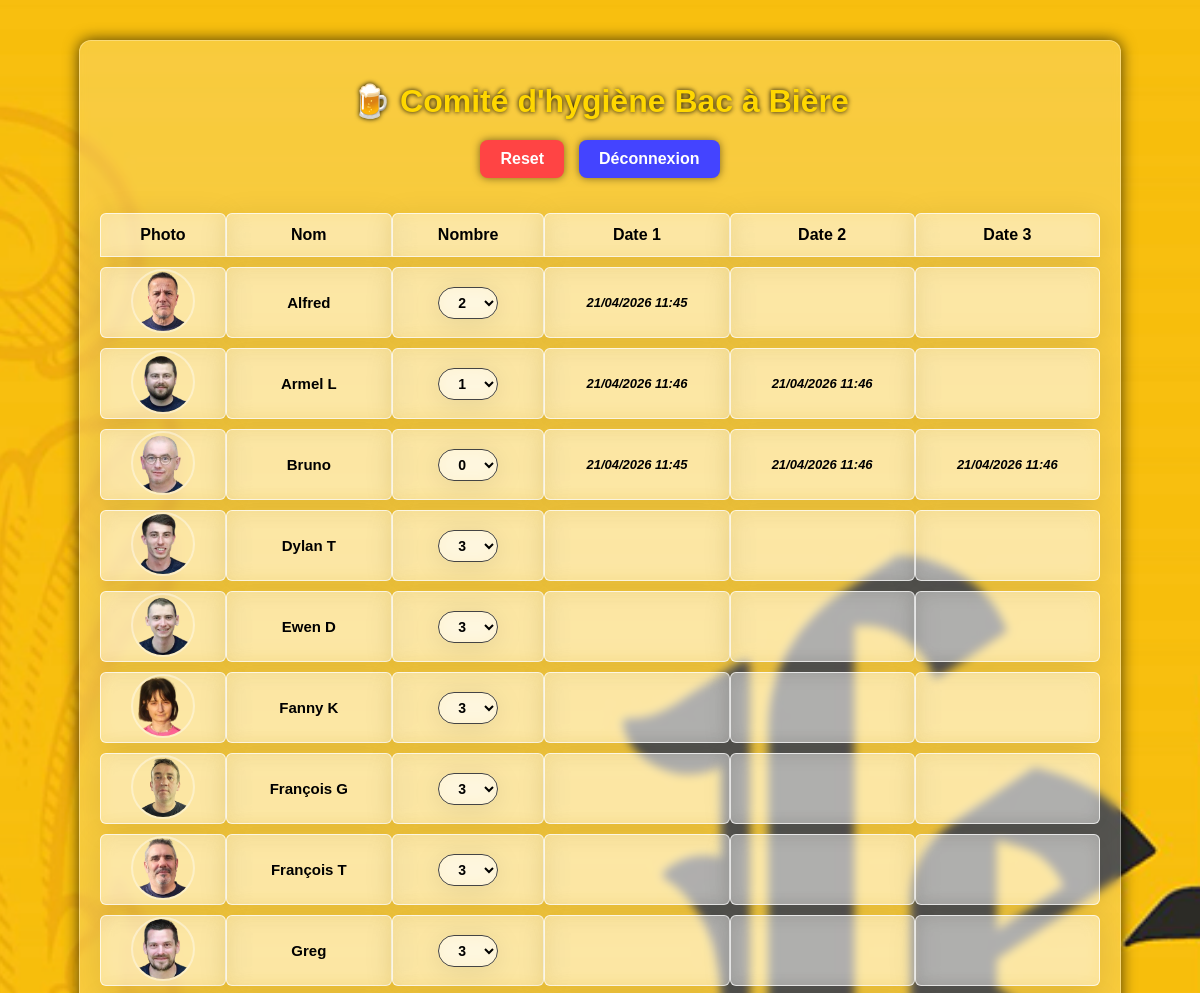
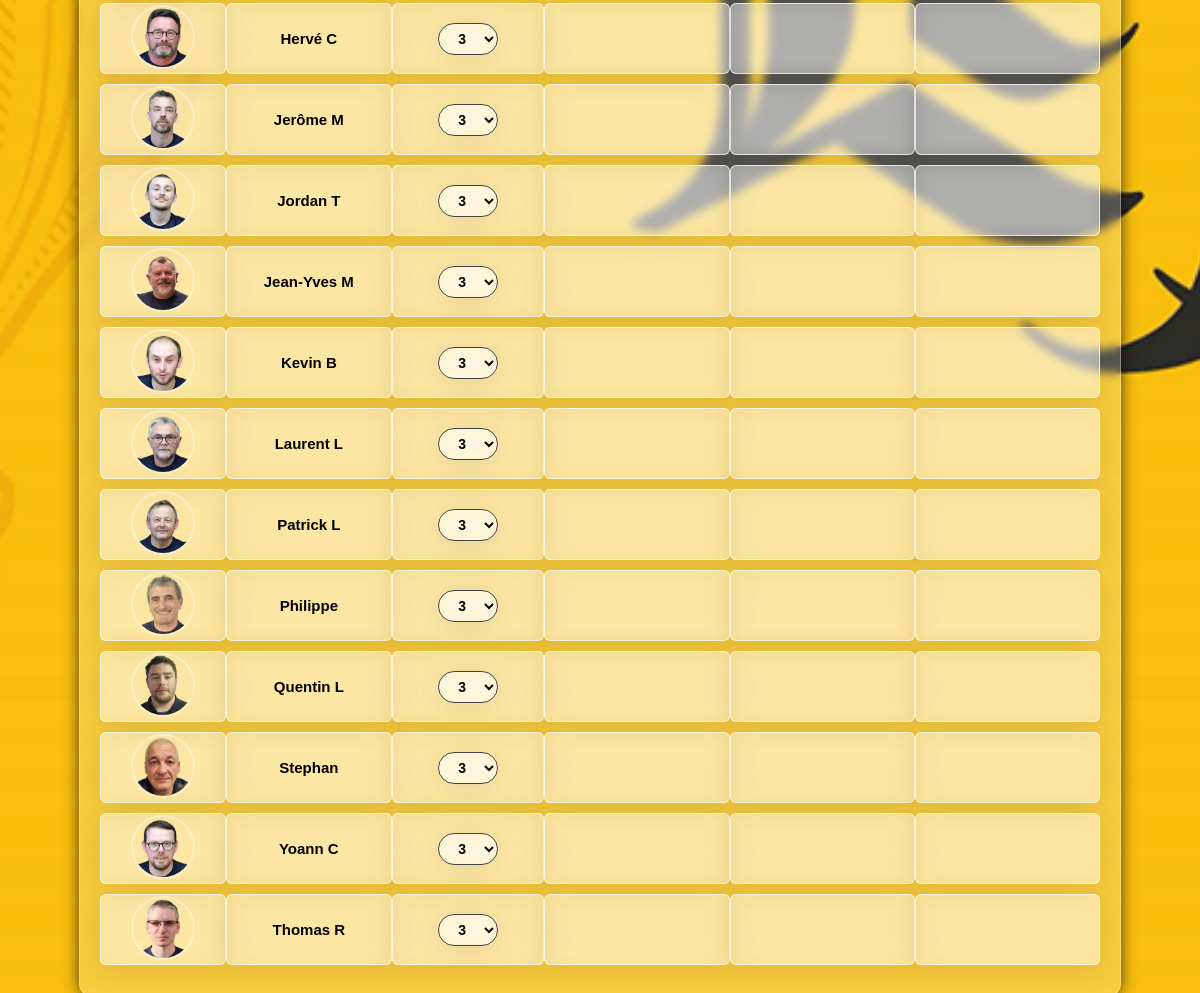
Screenshot of /admin/chbb (signed in) with the database file from the repository (2 pictures, top to bottom).
### app.py (models this page shows)
class Player(db.Model):
    id = db.Column(db.Integer, primary_key=True)
    name = db.Column(db.String(100))
    mail = db.Column(db.String(200))
    photo = db.Column(db.String(200), default="/static/img/default.png")
    sexe = db.Column(db.String(1), default="M")
    actif = db.Column(db.Boolean, default=True)
    team = db.Column(db.String(1))  # "A", "B" ou NULL
    force_team_b = db.Column(db.Boolean, default=False)
    card_background = db.Column(db.String(200))
    card_video = db.Column(db.String(200), nullable=True)
    duel = db.Column(db.Integer, default=0)
    goal = db.Column(db.Integer, default=0)
    goal_won = db.Column(db.Integer, default=0)
    matches = db.Column(db.Integer, default=0)
    matches_duel = db.Column(db.Integer, default=0)
    matches_goal = db.Column(db.Integer, default=0)
    wins = db.Column(db.Integer, default=0)
    losses = db.Column(db.Integer, default=0)
    elo = db.Column(db.Integer, default=1000)
    membre_club = db.Column(db.Boolean, default=True)
    interclub = db.Column(db.Boolean, default=False)
    interclub_wins = db.Column(db.Integer, default=0)
    atelier_duel = db.Column(db.Boolean, default=True)
    atelier_goal = db.Column(db.Boolean, default=True)
    external_club = db.Column(db.String(100))
    club_logo = db.Column(db.String(200))
    dette = db.Column(db.Float, default=0)
    chbb = db.Column(db.Boolean, default=False)
    chbb_count = db.Column(db.Integer, default=3)
    chbb_date1 = db.Column(db.String(50))
    chbb_date2 = db.Column(db.String(50))
    chbb_date3 = db.Column(db.String(50))

### app.py (the view)
@app.route("/admin/chbb")
def admin_chbb():
    if not session.get("chbb_auth"):
        return redirect("/admin/chbb/login")
    players = Player.query.filter_by(
        membre_club=True,
        chbb=True,
        actif=True
    ).all()
    return render_template("chbb.html", players=players)

### app.py (called while the page is built)
@app.after_request
def add_header(response):
    response.headers["Cache-Control"] = "no-store"
    return response

### templates/chbb.html (shortened to what this page needs)
{% extends "base.html" %}
{% block content %}
<div class="chbb-container">
    <h1>🍺 Comité d'hygiène Bac à Bière</h1>
    <div class="chbb-actions">
        <a href="/admin/chbb/reset" class="btn-reset">
            Reset
        </a>
        <a href="/admin/chbb/logout" class="btn-logout">
            Déconnexion
        </a>
    </div>
    <table class="chbb-table">
        <thead>
            <tr>
                <th>Photo</th>
                <th>Nom</th>
                <th>Nombre</th>
                <th>Date 1</th>
                <th>Date 2</th>
                <th>Date 3</th>
            </tr>
        </thead>
        <tbody>
            {% for player in players %}
            <tr>
                <td>
                    <img src="{{ player.photo }}" class="photo">
                </td>
                <td class="chbb-player-name">
                    {{ player.name }}
                </td>
                <td>
                    <select class="chbb-select" data-id="{{ player.id }}">
                        <option value="3" {% if player.chbb_count==3 %}selected{% endif %}>3</option>
                        <option value="2" {% if player.chbb_count==2 %}selected{% endif %}>2</option>
                        <option value="1" {% if player.chbb_count==1 %}selected{% endif %}>1</option>
                        <option value="0" {% if player.chbb_count==0 %}selected{% endif %}>0</option>
                    </select>
                </td>
                <td>{{ player.chbb_date1 or "" }}</td>
                <td>{{ player.chbb_date2 or "" }}</td>
                <td>{{ player.chbb_date3 or "" }}</td>
            </tr>
            {% endfor %}
        </tbody>
    </table>
</div>
{% endblock %}

### static/css/style.css (style rules this page uses)
body { margin: 0; font-family: Arial; }

### static/css/admin_chbb.css (style rules this page uses)
body.admin_chbb { background-image: url("/static/img/background/background_leffe.png"); background-size: cover; background-position: center; background-repeat: no-repeat; font-family: 'Arial', sans-serif; color: #fff; }
.chbb-container { max-width: 1000px; margin: 40px auto; padding: 20px; background: rgba(255, 255, 255, 0.2); border-radius: 16px; box-shadow: 0 4px 30px rgba(0, 0, 0, 0.1); backdrop-filter: blur(5px); -webkit-backdrop-filter: blur(5px); border: 1px solid rgba(255, 255, 255, 0.3); border-radius: 12px; box-shadow: 0 0 15px rgba(0, 0, 0, 0.7); }
.chbb-container h1 { text-align: center; font-size: 32px; margin-bottom: 20px; color: #ffd700; text-shadow: 0 0 5px #000; }
.chbb-actions { display: flex; justify-content: center; gap: 15px; margin-bottom: 25px; }
.btn-reset, .btn-logout { padding: 10px 20px; border-radius: 8px; text-decoration: none; font-weight: bold; transition: all 0.2s ease; box-shadow: 0 0 8px rgba(0, 0, 0, 0.5); }
.btn-reset { background: #ff4444; color: #fff; }
.btn-logout { background: #4444ff; color: #fff; }
.chbb-table { width: 100%; border-collapse: separate; border-spacing: 0 10px; }
.chbb-table th { background: rgba(255, 255, 255, 0.42); border-radius: 16px; box-shadow: 0 4px 30px rgba(0, 0, 0, 0.1); backdrop-filter: blur(8.9px); -webkit-backdrop-filter: blur(8.9px); border: 1px solid rgba(255, 255, 255, 0.73); color: #000; padding: 12px; text-align: center; font-size: 16px; border-radius: 6px 6px 0 0; }
.chbb-table td { background: rgba(255, 255, 255, 0.42); border-radius: 16px; box-shadow: 0 4px 30px rgba(0, 0, 0, 0.1); backdrop-filter: blur(8.9px); -webkit-backdrop-filter: blur(8.9px); border: 1px solid rgba(255, 255, 255, 0.73); text-align: center; font-size: 15px; border-radius: 6px; vertical-align: middle; transition: transform 0.2s; }
body.admin_chbb .photo { width: 60px; height: 60px; object-fit: cover; border: 2px solid rgba(255, 255, 255, 0.4); border-radius: 50%; transition: all 0.2s; }
.chbb-player-name, td { font-weight: bold; color: #000; transition: all 0.2s; }
.chbb-select { padding: 6px; border-radius: 6px; font-weight: bold; font-size: 14px; background: rgba(255, 255, 255, 0.42); border-radius: 16px; box-shadow: 0 4px 30px rgba(0, 0, 0, 0.1); backdrop-filter: blur(8.9px); -webkit-backdrop-filter: blur(8.9px); border: 1px solid rgba(255, 255, 255, 0.73); color: #000; border: 1px solid #444; text-align: center; width: 60px; cursor: pointer; transition: all 0.2s; }
.chbb-select option[value="3"] { background: #ff4444; color: #fff; }
.chbb-select option[value="2"] { background: #ff9900; color: #fff; }
.chbb-select option[value="1"] { background: #ffff00; color: #000; }
.chbb-select option[value="0"] { background: #00ff00; color: #000; }
.chbb-table td:nth-child(n+4) { font-size: 13px; color: #000; font-style: italic; }

### rows the page displays
Player: photo (picture), name "Alfred", chbb_count+id "2", chbb_date1 "21/04/2026 11:45"
Player: photo (picture), name "Armel L", chbb_count+id "1", chbb_date1 "21/04/2026 11:46", chbb_date2 "21/04/2026 11:46"
Player: photo (picture), name "Bruno", chbb_count+id "0", chbb_date1 "21/04/2026 11:45", chbb_date2 "21/04/2026 11:46", chbb_date3 "21/04/2026 11:46"
Player: photo (picture), name "Dylan T", chbb_count+id "3"
Player: photo (picture), name "Ewen D", chbb_count+id "3"
Player: photo (picture), name "Fanny K", chbb_count+id "3"
Player: photo (picture), name "François G", chbb_count+id "3"
Player: photo (picture), name "François T", chbb_count+id "3"
Player: photo (picture), name "Greg", chbb_count+id "3"
Player: photo (picture), name "Hervé C", chbb_count+id "3"
Player: photo (picture), name "Jerôme M", chbb_count+id "3"
Player: photo (picture), name "Jordan T", chbb_count+id "3"
Player: photo (picture), name "Jean-Yves M", chbb_count+id "3"
Player: photo (picture), name "Kevin B", chbb_count+id "3"
Player: photo (picture), name "Laurent L", chbb_count+id "3"
Player: photo (picture), name "Patrick L", chbb_count+id "3"
Player: photo (picture), name "Philippe", chbb_count+id "3"
Player: photo (picture), name "Quentin L", chbb_count+id "3"
Player: photo (picture), name "Stephan", chbb_count+id "3"
Player: photo (picture), name "Yoann C", chbb_count+id "3"
Player: photo (picture), name "Thomas R", chbb_count+id "3"
